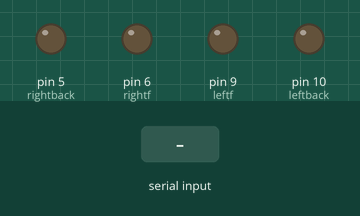
This sketch was run on a simulated Arduino Uno, built with avr-gcc and run on an emulated ATmega328P. On the bench: output pins drawn as LEDs (lit = HIGH). The inputs (shaded band) are chosen by the test bench. What the sketch prints to the serial monitor is not drawn.

Above: at 1.2 s.
1.3 s: "90,45\n" received over Serial
At 2.8 s:
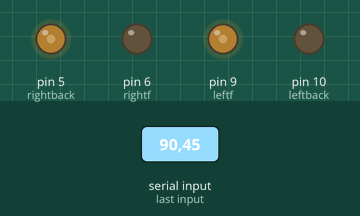
4.3 s: "30,150\n" received over Serial
At 6.1 s:
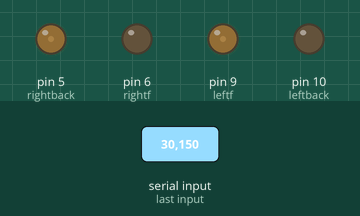
7.3 s: "1\n" received over Serial
At 9.1 s:
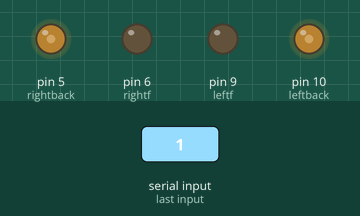
10.3 s: "2\n" received over Serial
At 11.9 s:
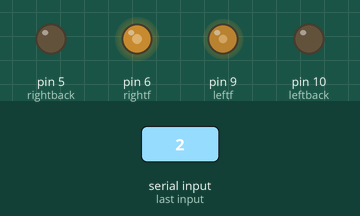
13.3 s: "3\n" received over Serial
At 15.1 s:
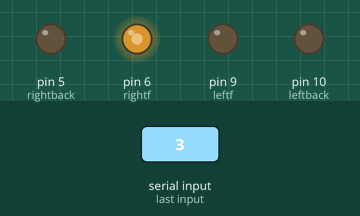
16.3 s: "200\n" received over Serial
At 17.7 s:
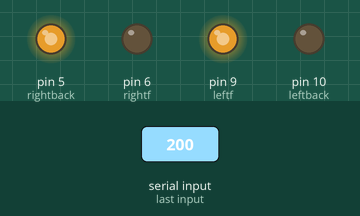
Timing chart, 0 to 19.8 s (numbered marks = the images above; inputs shaded):
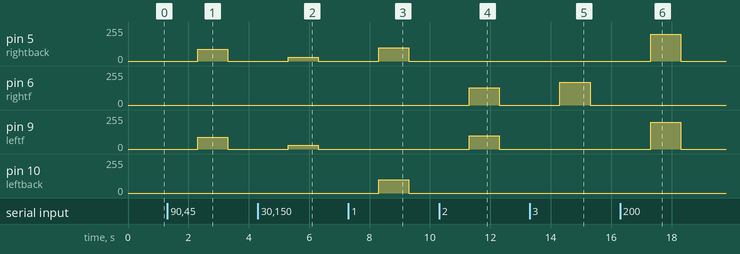

The sketch:

testgo.ino
```cpp
const int rightf = 6;
const int rightback = 5;
const int leftf = 9;
const int leftback = 10;
int x = 0;
int p = 0;
char rec[10];
void setup() {
  Serial.begin(9600);
  pinMode(rightf, OUTPUT);
  pinMode(rightback, OUTPUT);
  pinMode(leftf, OUTPUT);
  pinMode(leftback, OUTPUT);
}
void loop() {
   if (Serial.available()) {
    Serial.readBytes(rec, 10);
    x = atoi(rec);
    Serial.print(x);
  }

  if (x ==0 ){
    stooop();
  }
  else if (x == 1){
    back();
  }
  else if(x == 2){
    forward();
  }
  else if(x == 3){
    rrig();
  }
  else if (x > 0) {
    right(x);
  }
  else if (x < 0) {
    int y = -x;
    left(y);
  }
  else forward();


}
void forward() {
  analogWrite(rightf, 130);
  analogWrite(rightback, 0);
  analogWrite(leftf, 100);
  analogWrite(leftback, 0);
  delay(1000);
  x = 0;
}
void back() {
  analogWrite(rightf, 0);
  analogWrite(rightback, 100);
  analogWrite(leftf, 0);
  analogWrite(leftback, 100);
  delay(1000);
  x = 0;
}
void right(int a) {
  analogWrite(rightf, 0);
  analogWrite(rightback, a); //0.3
  analogWrite(leftf, a); //a
  analogWrite(leftback, 0);
  delay(1000);
  x = 0;
}
void left(int a) {
  analogWrite(rightf, a); //a
  analogWrite(rightback, 0);
  analogWrite(leftf, 0);
  analogWrite(leftback,  a); //0.3
  delay(1000);
  x = 0;
}
void stooop() {
  analogWrite(rightf, 0); //a
  analogWrite(rightback, 0);
  analogWrite(leftf, 0);
  analogWrite(leftback,  0); //0.3
}
void rrig() {
  analogWrite(rightf, 170); //a
  analogWrite(rightback, 0);
  analogWrite(leftf, 0);
  analogWrite(leftback,  0); //0.3
  delay(1000);
  x = 0;
}
```

Measured:
- after the input at 1.3 s, pin 5 (rightback), pin 9 (leftf): 0/255 → 90/255 after 1.0 s, → 0/255 1.0 s later
- after the input at 4.3 s, pin 5 (rightback), pin 9 (leftf): 0/255 → 30/255 after 1.0 s, → 0/255 1.0 s later
- after the input at 7.3 s, pin 5 (rightback), pin 10 (leftback): 0/255 → 100/255 after 1.0 s, → 0/255 1.0 s later
- after the input at 10.3 s, pin 6 (rightf): 0/255 → 130/255 after 1.0 s, → 0/255 1.0 s later; pin 9 (leftf): 0/255 → 100/255 after 1.0 s, → 0/255 1.0 s later
- after the input at 13.3 s, pin 6 (rightf): 0/255 → 170/255 after 1.0 s, → 0/255 1.0 s later
- after the input at 16.3 s, pin 5 (rightback), pin 9 (leftf): 0/255 → 200/255 after 1.0 s, → 0/255 1.0 s later
